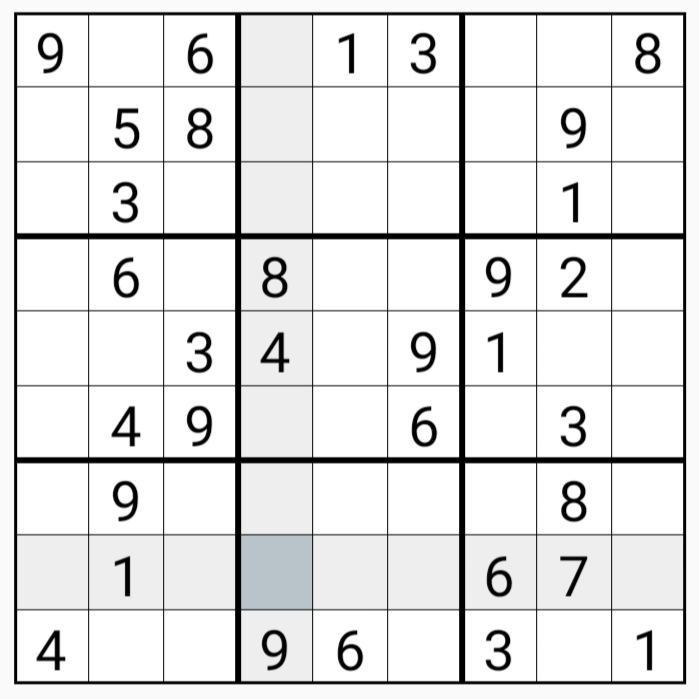
#> input picture till 2022/Sudoku/ImgSud1.jpg, 699 x 699 px, given in place of vid3.mp4, which was not available
$ jupyter execute SudFromVid.ipynb
#> lines starting #> are read from the running program, lines starting #| are printed output that depends on the picture; after the words box and inside, x2 and y2 are one past the last pixel; in counts of white or black regions, pixels touching at a corner belong together; pictures that were not available may be replaced by others from this repository, and a replacement may not be noted
[cell 1]
import cv2
from numpy import *
from time import sleep
# [22 lines left out: functions fillNum, Number, not called in this run]

def clearImage(img):
    _,th=cv2.threshold(img,120,255,cv2.THRESH_BINARY)
    kernal=ones([3,3],uint8)
    erosion=cv2.erode(th,kernal)
    return erosion

def detect(temp):
    try:
        corners=cv2.goodFeaturesToTrack(temp,150,0.01,10)
        corners =int0(corners)
        effectivePoints=[]
        points=[]
        for i in corners:
            x,y=i.ravel()
            points.append((x,y))
        return min(points),max(points)
    except:
        return None,None

def getPoints(erosion,img):
    temp=zeros([img.shape[0],img.shape[1]],uint8)
    temp[:]=255
    try:
        edge=cv2.Canny(erosion,108,22,apertureSize=3)
        lines=cv2.HoughLines(edge,1,pi/180,200)
        for line in lines:
            rho,theta=line[0]
            a=cos(theta)
            b=sin(theta)
            x0=a*rho
            y0=b*rho
            x1=int(x0+1000*(-b))
            y1=int(y0+1000*a)
            x2=int(x0-1000*(-b))
            y2=int(y0-1000*a)
            cv2.line(temp,(x1,y1),(x2,y2),0,2)
    except:
        pass
    return detect(temp)

# [73 lines left out: functions getArray, rules, filled, isVacant, UniqueNumber, EliminatingBoxes and 1 more, not called in this run]

def sudokuR(givenImg):
    try:
        #cv2.imshow('original',givenImg)
        img=givenImg[120:815 ,10:710 ]
        erosion=clearImage(img)
        p1,p2=getPoints(erosion,img)
        img1=img
        if p1!=None and p2!=None:
            getArray(img,p1,p2)
            given=filled()
            forImg=filled()
            solve(data)
            if(filled()==81):
                sleep(2)
            fillNum(filled(),1,forImg,img1,p1,p2)
            givenImg[120:815 ,10:710 ]=img1
            temp=cv2.resize(givenImg,(480,960))
            #cv2.imshow('Answer',temp)
            return temp
    except:
        pass
    return cv2.resize(givenImg,(480,960))


cap=cv2.VideoCapture('vid3.mp4')
#fourcc=cv2.VideoWriter_fourcc(*'XVID')
#out=cv2.VideoWriter('status.avi',fourcc,15,(480,960))
while True:
    data=array([[0 for x in range(9)] for y in range(9)])
    ret,frame=cap.read()
#> frame is the input picture: shape (699, 699, 3); mean B, G, R 228.2, 228.2, 228.1
    if ret:
        cv2.imshow('capturing',frame)
        samp=cv2.resize(frame,(720,1520))
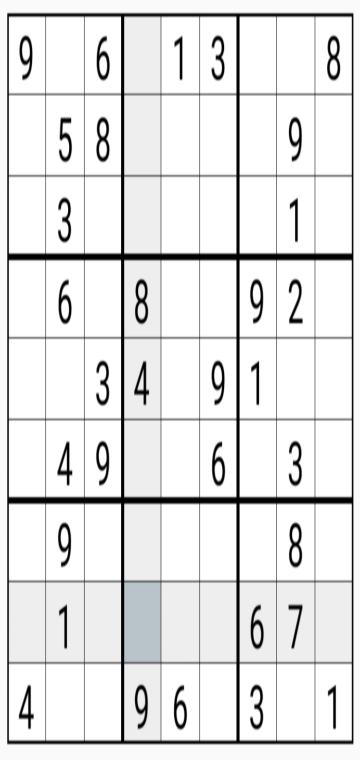
#> samp: shape (1520, 720, 3) (shown at 1/2 size); mean B, G, R 228.2, 228.2, 228
        result=sudokuR(samp)
#> in sudokuR, `img=givenImg[120:815 ,10:710 ]`:
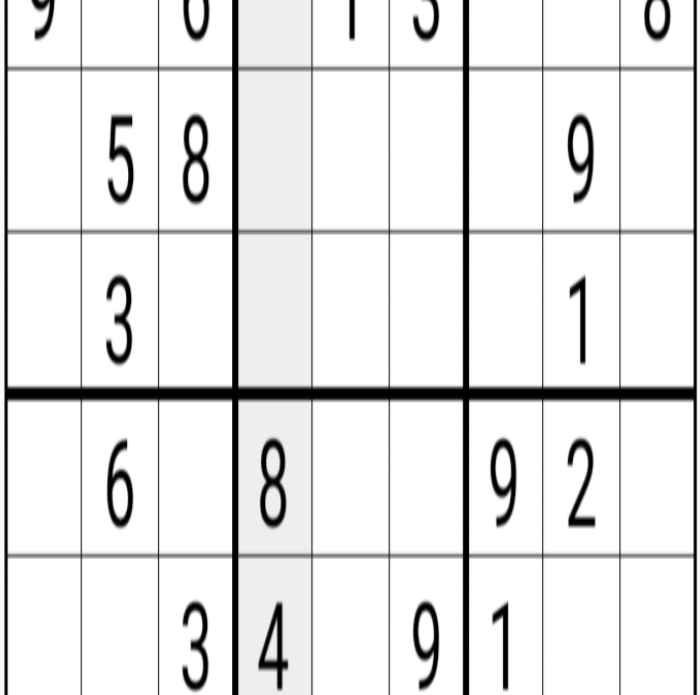
#> img: shape (695, 700, 3); min 0, max 255, mean 230.5
#> in clearImage, `_,th=cv2.threshold(img,120,255,cv2.THRESH_BINARY)`:
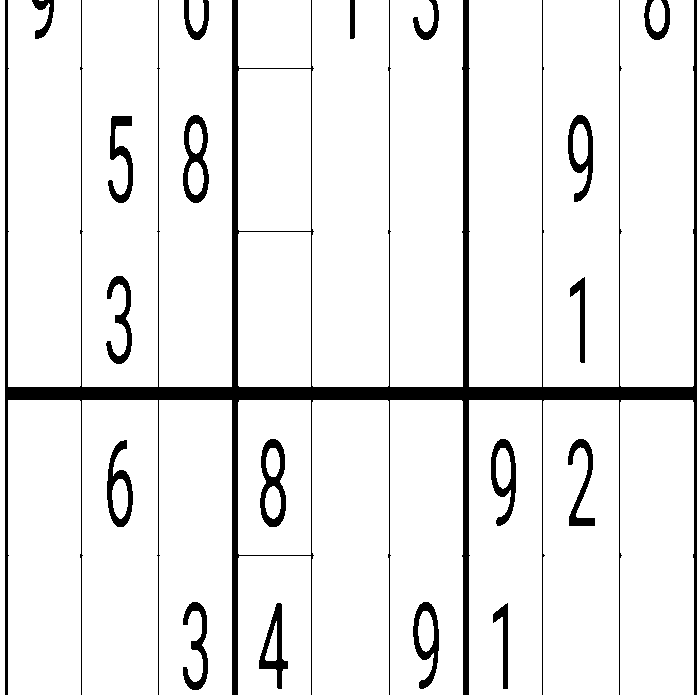
#> th: shape (695, 700, 3); 92% white; 19 black regions, largest, box (x1, y1, x2, y2) and area: (5, 0, 697, 695) 25721, (260, 439, 286, 527) 1088, (183, 115, 209, 203) 1051
#> in clearImage, `erosion=cv2.erode(th,kernal)`:
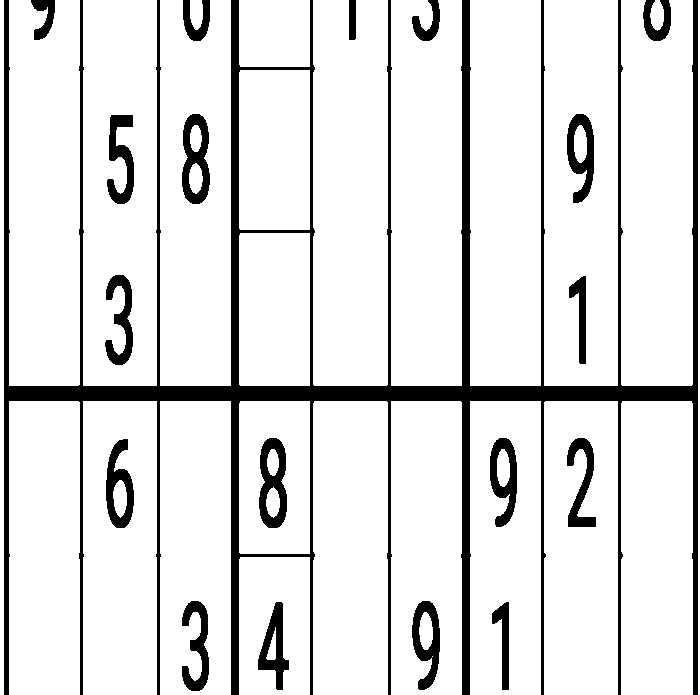
#> erosion: shape (695, 700, 3); 87.8% white; 19 black regions, largest, box (x1, y1, x2, y2) and area: (4, 0, 698, 695) 41199, (259, 438, 287, 528) 1516, (182, 114, 210, 204) 1482
#> in getPoints, `edge=cv2.Canny(erosion,108,22,apertureSize=3)`:
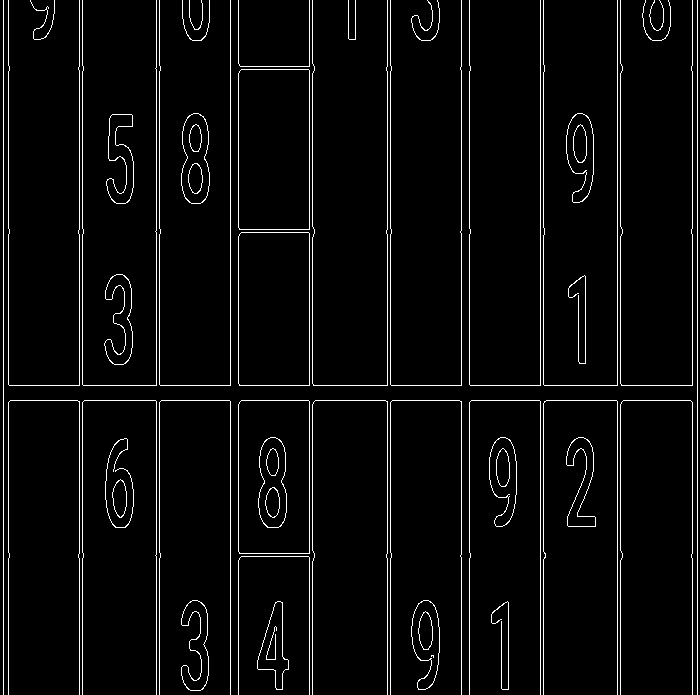
#> edge: shape (695, 700); 4.1% white in thin lines or dots
#> in getPoints, `lines=cv2.HoughLines(edge,1,pi/180,200)`: lines = 22 rows, first 8: [3, 0], [697, 0], [230, 0], [540, 0], [617, 0], [156, 0], [461, 0], [309, 0]
#> the loop in getPoints, `for line in lines:` made 22 passes
#> (rho, theta, a, b, x0, y0, x1, y1) on passes 1 to 8: (3, 0, 1, 0, 3, 0, 3, 1000), (697, 0, 1, 0, 697, 0, 697, 1000), (230, 0, 1, 0, 230, 0, 230, 1000), (540, 0, 1, 0, 540, 0, 540, 1000), (617, 0, 1, 0, 617, 0, 617, 1000), (156, 0, 1, 0, 156, 0, 156, 1000), (461, 0, 1, 0, 461, 0, 461, 1000), (309, 0, 1, 0, 309, 0, 309, 1000)
#> after the loop in getPoints, `for line in lines:`:
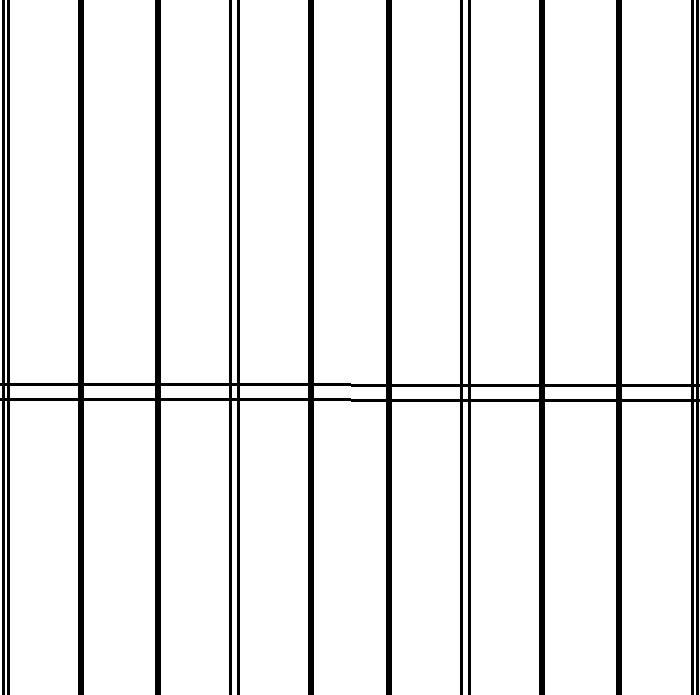
#> temp: shape (695, 700); 90.6% white; 1 black region, box (x1, y1, x2, y2) and area: (0, 0, 700, 695) 45540
#> in detect, `corners=cv2.goodFeaturesToTrack(temp,150,0.01,10)`: corners = 26 rows, first 8: [695, 402], [6, 401], [695, 387], [6, 386], [622, 402], [545, 402], [471, 402], [459, 402]
#> in sudokuR, `return cv2.resize(givenImg,(480,960))`:
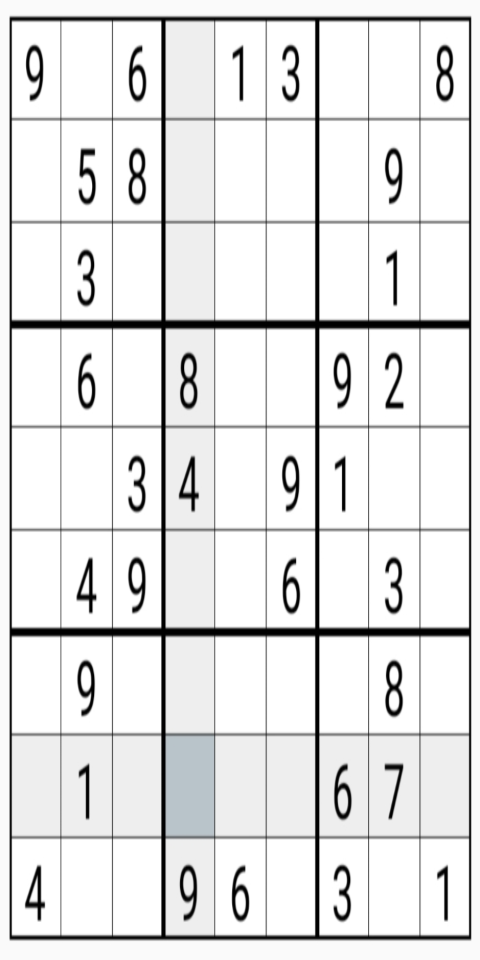
#> returned value: shape (960, 480, 3); mean of channels 0, 1, 2 228.1, 228.1, 228; drawn as B, G, R
        for i in range(8):
            if ret==False:
                break
            ret,frame=cap.read()
        cv2.imshow('result',result)
        #out.write(result)
        if cv2.waitKey(1) & 0xFF == ord('q'):
#> (key q is pressed here)
            break
    else:
        break
    for i in range(8):
        if ret==False:
            break
        ret,frame=cap.read()


cap.release()
cv2.destroyAllWindows()
print('done')

$ run again, on till 2022/Sudoku/ImgSud2.jpg
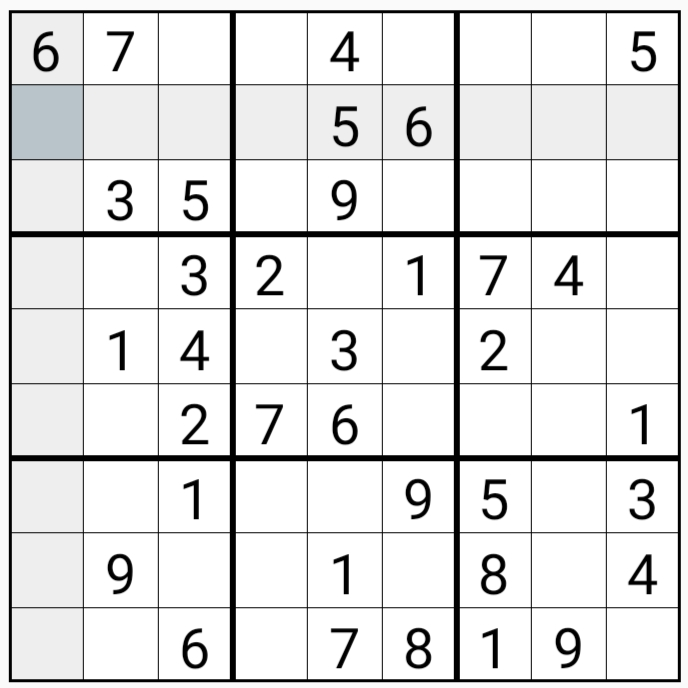
#> input picture till 2022/Sudoku/ImgSud2.jpg, 688 x 688 px, given in place of vid3.mp4, which was not available
#> frame is the input picture: shape (688, 688, 3); mean B, G, R 227.3, 227.2, 227.1
#> th: shape (695, 700, 3); 91.7% white; 19 black regions, largest, box (x1, y1, x2, y2) and area: (0, 0, 700, 695) 27213, (339, 115, 365, 204) 974, (416, 115, 442, 204) 957
#> erosion: shape (695, 700, 3); 87.1% white; 19 black regions, largest, box (x1, y1, x2, y2) and area: (0, 0, 700, 695) 44681, (415, 114, 443, 205) 1342, (336, 277, 364, 367) 1342
#> in getPoints, `edge=cv2.Canny(erosion,108,22,apertureSize=3)`:
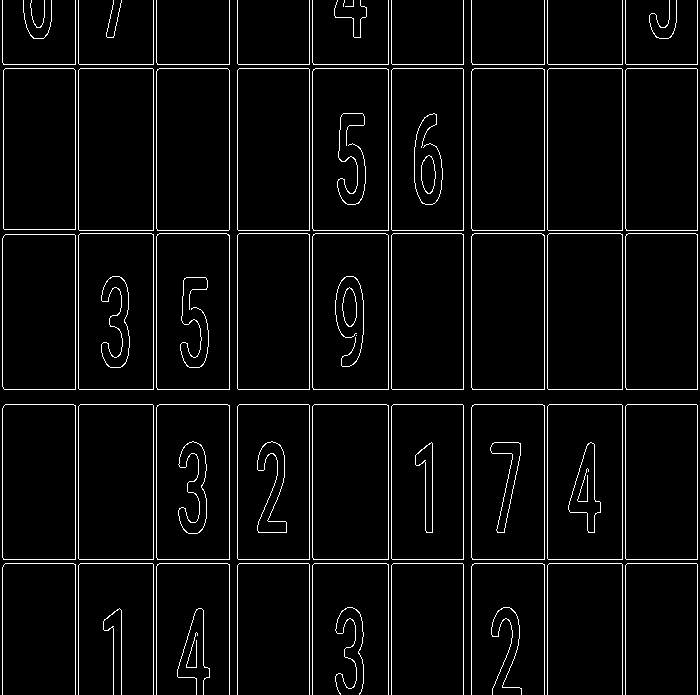
#> edge: shape (695, 700); 4.4% white in thin lines or dots
#> lines = 26 rows, first 8: [153, 0], [309, 0], [463, 0], [622, 0], [697, 0], [388, 0], [544, 0], [75, 0]
#> the loop in getPoints, `for line in lines:` made 26 passes
#> (rho, theta, a, b, x0, y0, x1, y1) on passes 1 to 8: (153, 0, 1, 0, 153, 0, 153, 1000), (309, 0, 1, 0, 309, 0, 309, 1000), (463, 0, 1, 0, 463, 0, 463, 1000), (622, 0, 1, 0, 622, 0, 622, 1000), (697, 0, 1, 0, 697, 0, 697, 1000), (388, 0, 1, 0, 388, 0, 388, 1000), (544, 0, 1, 0, 544, 0, 544, 1000), (75, 0, 1, 0, 75, 0, 75, 1000)
#> corners = 77 rows, first 8: [695, 565], [627, 565], [549, 565], [473, 565], [461, 565], [393, 565], [314, 564], [239, 564]
#> in sudokuR, `return cv2.resize(givenImg,(480,960))`:
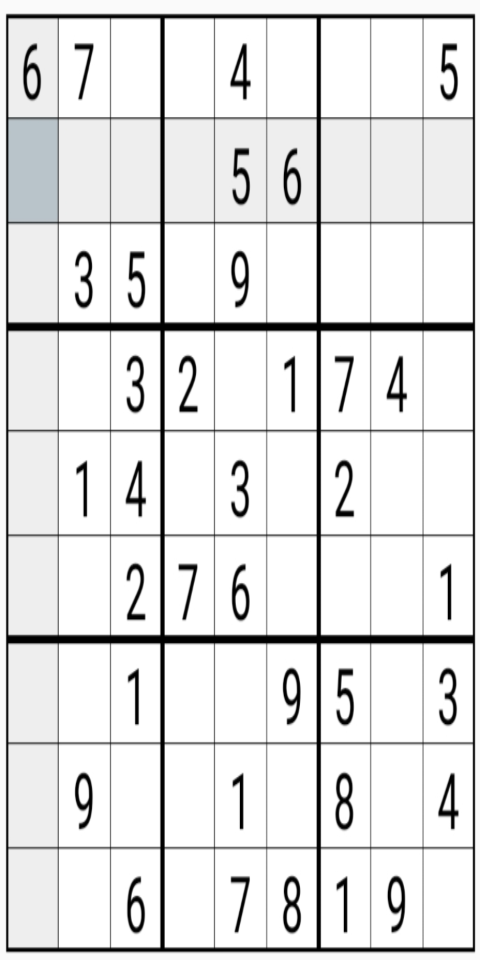
#> returned value: shape (960, 480, 3); mean of channels 0, 1, 2 227.3, 227.2, 227.1; drawn as B, G, R

$ run again, on till 2022/Sudoku/ImgSud4.jpg
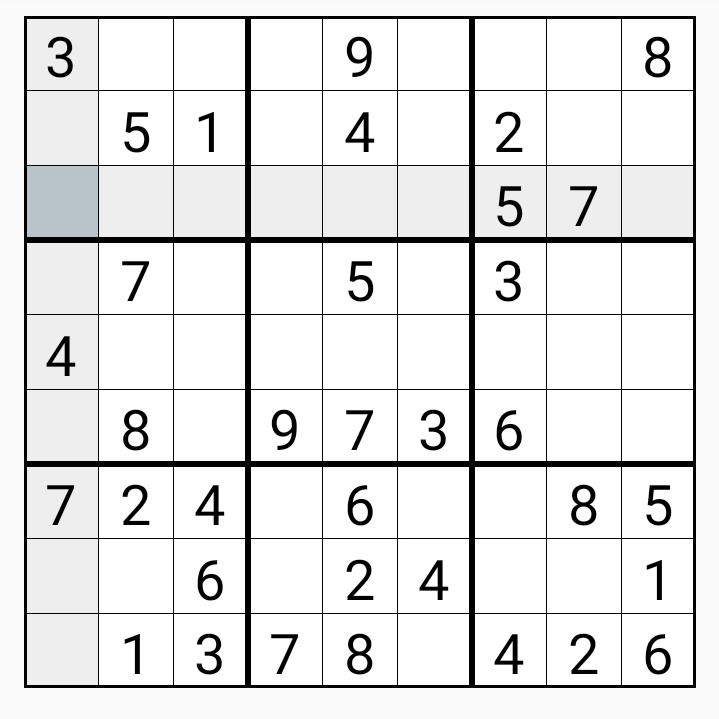
#> input picture till 2022/Sudoku/ImgSud4.jpg, 719 x 719 px, given in place of vid3.mp4, which was not available
#> frame is the input picture: shape (719, 719, 3); mean B, G, R 229, 229, 228.9
#> th: shape (695, 700, 3); 92.2% white; 14 black regions, largest, box (x1, y1, x2, y2) and area: (14, 0, 687, 695) 29037, (339, 432, 364, 517) 873, (115, 117, 139, 202) 864
#> erosion: shape (695, 700, 3); 87.6% white; 14 black regions, largest, box (x1, y1, x2, y2) and area: (13, 0, 688, 695) 47643, (338, 431, 365, 518) 1215, (114, 116, 140, 203) 1201
#> in getPoints, `edge=cv2.Canny(erosion,108,22,apertureSize=3)`:
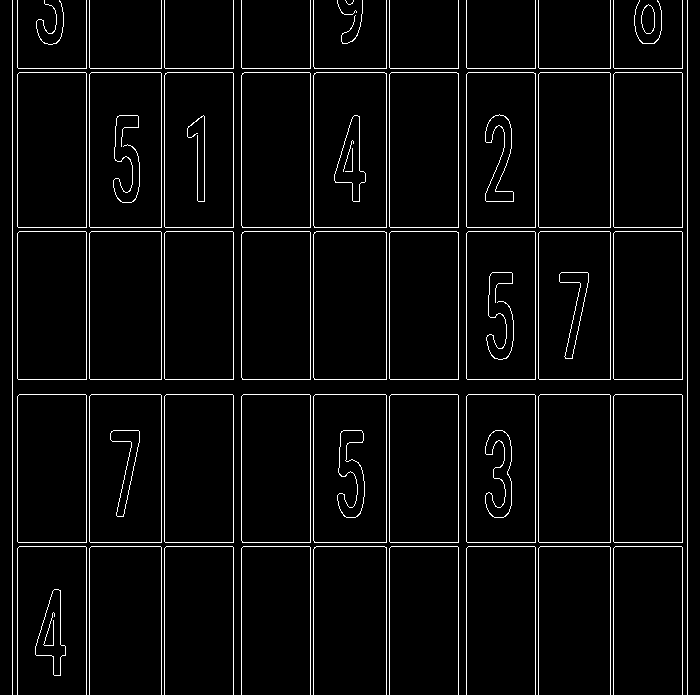
#> edge: shape (695, 700); 4.4% white in thin lines or dots
#> lines = 28 rows, first 8: [12, 0], [687, 0], [86, 0], [161, 0], [233, 0], [310, 0], [386, 0], [458, 0]
#> the loop in getPoints, `for line in lines:` made 28 passes
#> (rho, theta, a, b, x0, y0, x1, y1) on passes 1 to 8: (12, 0, 1, 0, 12, 0, 12, 1000), (687, 0, 1, 0, 687, 0, 687, 1000), (86, 0, 1, 0, 86, 0, 86, 1000), (161, 0, 1, 0, 161, 0, 161, 1000), (233, 0, 1, 0, 233, 0, 233, 1000), (310, 0, 1, 0, 310, 0, 310, 1000), (386, 0, 1, 0, 386, 0, 386, 1000), (458, 0, 1, 0, 458, 0, 458, 1000)
#> corners = 83 rows, first 8: [685, 548], [15, 547], [685, 396], [15, 395], [685, 381], [15, 380], [685, 233], [15, 232]
#> in sudokuR, `return cv2.resize(givenImg,(480,960))`:
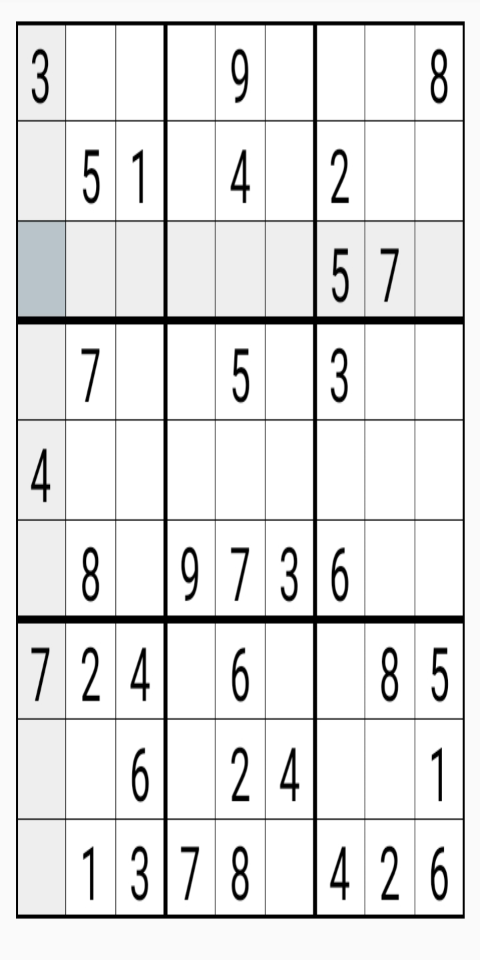
#> returned value: shape (960, 480, 3); mean of channels 0, 1, 2 229.1, 229.1, 229; drawn as B, G, R

$ run again, on till 2022/Sudoku/ImgSud6.jpg
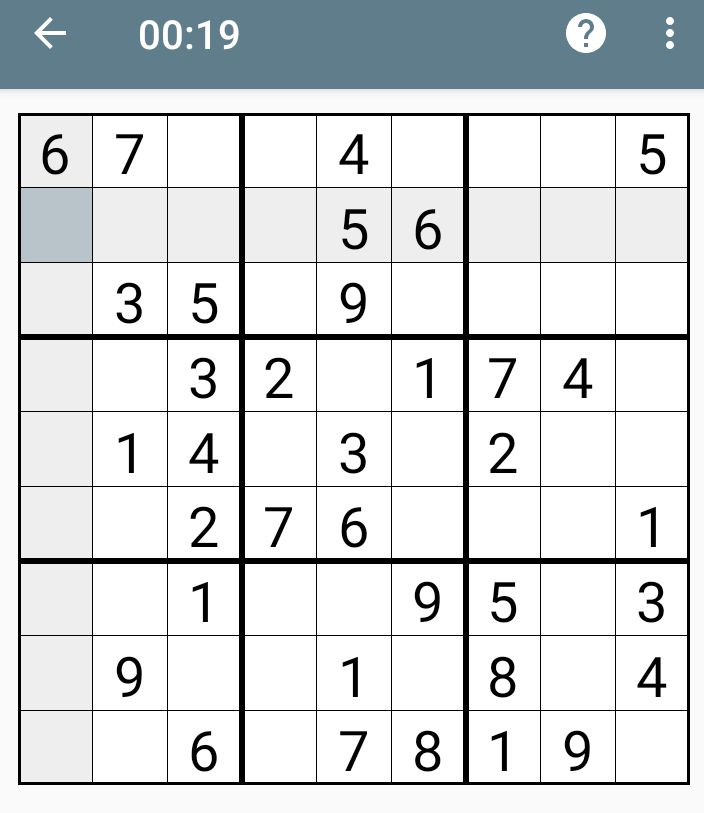
#> input picture till 2022/Sudoku/ImgSud6.jpg, 704 x 813 px, given in place of vid3.mp4, which was not available
#> frame is the input picture: shape (813, 704, 3); mean B, G, R 219.4, 217.9, 214.7
#> edge: shape (695, 700); 4.6% white in thin lines or dots
#> lines = 31 rows, first 8: [46, 1.57], [89, 1.57], [646, 1.57], [228, 1.57], [368, 1.57], [372, 1.57], [516, 1.57], [97, 1.57]
#> the loop in getPoints, `for line in lines:` made 31 passes
#> (rho, theta, a, b, x0, y0, x1, y1) on passes 1 to 8: (46, 1.57, -4.37e-08, 1, -2.01e-06, 46, -1000, 45), (89, 1.57, -4.37e-08, 1, -3.89e-06, 89, -1000, 88), (646, 1.57, -4.37e-08, 1, -2.82e-05, 646, -1000, 645), (228, 1.57, -4.37e-08, 1, -9.97e-06, 228, -1000, 227), (368, 1.57, -4.37e-08, 1, -1.61e-05, 368, -1000, 367), (372, 1.57, -4.37e-08, 1, -1.63e-05, 372, -1000, 371), (516, 1.57, -4.37e-08, 1, -2.26e-05, 516, -1000, 515), (97, 1.57, -4.37e-08, 1, -4.24e-06, 97, -1000, 96)
#> corners = 116 rows, first 8: [694, 652], [9, 651], [694, 518], [9, 517], [694, 504], [9, 503], [694, 374], [9, 373]
#> in sudokuR, `return cv2.resize(givenImg,(480,960))`:
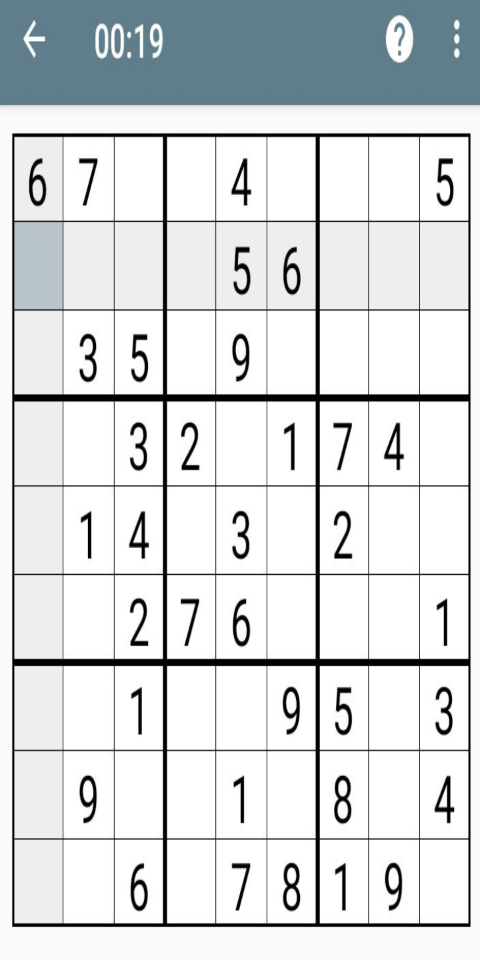
#> returned value: shape (960, 480, 3); mean of channels 0, 1, 2 219.4, 217.8, 214.7; drawn as B, G, R
